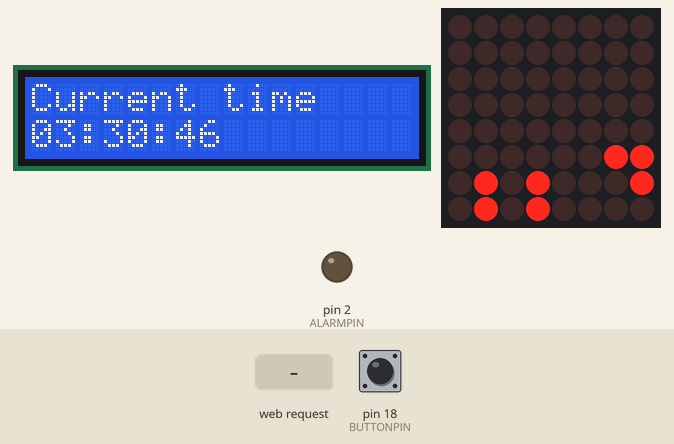
This sketch was run on a simulated Arduino Uno, built with avr-gcc and run on an emulated ATmega328P. On the bench: 16×2 character LCD, 8×8 LED matrix, output pins drawn as LEDs (lit = HIGH). The test bench sets the inputs (shaded band); at power-on: pin 18 (BUTTONPIN) LOW. WiFi joins after 1.5 s; servers stay silent unless stated; what the sketch prints to the serial monitor is not drawn.

Above: at 1.6 s.
1.7 s: pin 18 (BUTTONPIN) pulled HIGH for 1 s
At 2.8 s:
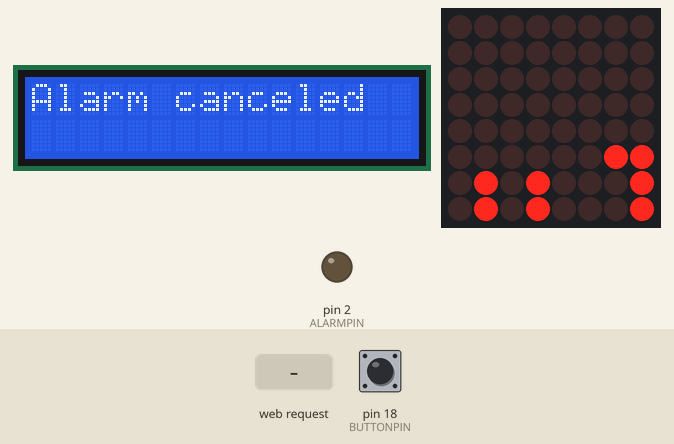
At 3.5 s:
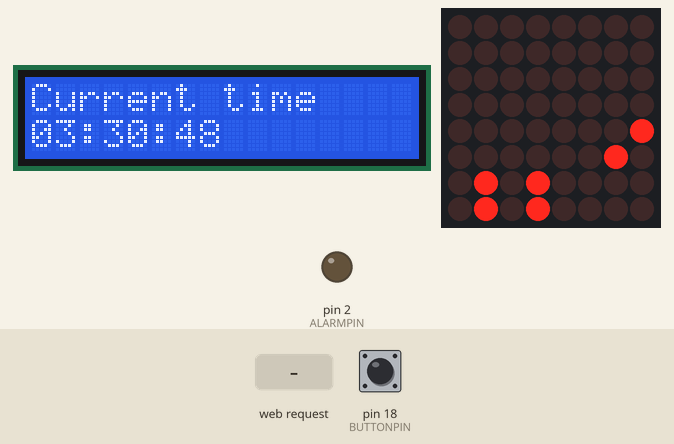
6.8 s: HTTP request GET /led received
At 7.8 s:
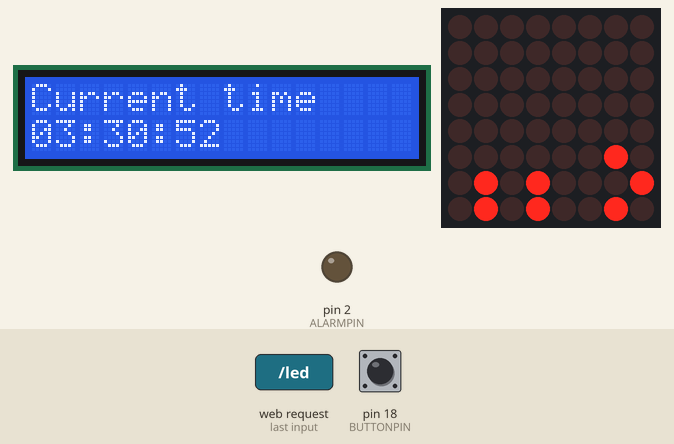
10.9 s: HTTP request GET /ala received
15.0 s: HTTP request GET /swi received
Timing chart, 0 to 18.0 s (numbered marks = the images above; inputs shaded):
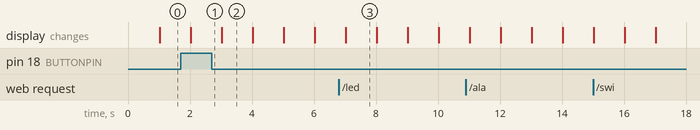

The sketch:

alarmclock.ino
```cpp
#include <LedControl.h>
#include <SPI.h>
#include <Ethernet.h>
#include <LiquidCrystal.h>

LiquidCrystal lcd(5, 6, 17, 16, 15, 14);

//maximum length of http header
#define MaxHeaderLength 16
//String to store header
String HttpHeader = String(MaxHeaderLength);
//String to store http request
String readData = String();
//True if done reading get request el
boolean attribute;

//Device mac address
byte mac[] = {0xD8, 0x50, 0xE6, 0x89, 0x62, 0xB3};
//IP-address
IPAddress ip(192, 168, 1, 50);

EthernetServer server(80);

//GPIO pins used for LED-matrix
int DIN = 9;
int CS =  8;
int CLK = 7;

//Enter starttime here
int seconds = 45;
int minutes = 30;
int hours = 03;

//Alarmtime
int alarmMin = 20;
int alarmHour = 23;
boolean alarmOn = true;

//Time to track time difference
long lastTime = 0;

//Array data for LED-matrix
//                  Hour        Hour     Space Minutes    Minutes   Space Seconds     Seconds
byte myTime[8] =     {0b00000010, 0b00000111, 0x00, 0b00000000, 0b00000000, 0x00, 0b00000000, 0b00000000};

//Control for LED-matrix, parameters for
LedControl lc = LedControl(DIN, CLK, CS, 1);

const int ALARMPIN = 2;
const int SOUNDPIN = 3;
const int BUTTONPIN = 18;

void setup() {
  Serial.begin(9600);
  Ethernet.begin(mac, ip);
  server.begin();
  pinMode(ALARMPIN, OUTPUT);
  pinMode(BUTTONPIN, INPUT);

  lc.shutdown(0, false);      //The MAX72XX is in power-saving mode on startup
  lc.setIntensity(0, 15);     // Set the brightness to maximum value
  lc.clearDisplay(0);         // and clear the display

  //initialize variable
  HttpHeader = "";

  lcd.begin(16, 2);
  lcd.print("Welcome!");

}

void loop() {
  //Check if a second has passed,if true, increase clock
  if (millis() - lastTime >= 1000) {
    lastTime = millis();
    tick();
    checkAlarm();
    printLCDTime();
  }
  //Get Client
  EthernetClient client = server.available();
  //Check is client exist, start communication with client
  if (client) {
    //Set attriubte to false to make server ready to read new request
    attribute = false;
    while (client.connected()) {
      //Check tick inside whileloop to not miss tick
      if (millis() - lastTime >= 1000) {
        lastTime = millis();
        tick();
        checkAlarm();
        printLCDTime();
      }
      if (client.available()) {
        char c = client.read();
        //read MaxHeaderLength number of characters in the HTTP header
        //discard the rest until \n
        if (HttpHeader.length() < MaxHeaderLength)
        {
          //store characters to string
          HttpHeader = HttpHeader + c;
        }
        // "?" indicates start of reqest
        if (c == '?') {
          attribute = true;
        }
        if (attribute) {
          readData += c;

           // " " indicates start of reqest
          if (c == ' ') {
            String head = readData.substring(1, 4);
            Serial.print("head ");
            Serial.println(head);
            //Request to change light on/off
            if (head == "led") {
              String result = readData.substring(5, 6);
              Serial.println("LED ");
              Serial.println(result);
              Serial.println(readData);
              if (result == "1") {
                digitalWrite(ALARMPIN, HIGH);
              } else if (result == "2") {
                digitalWrite(ALARMPIN, LOW);
              }
              attribute = false;
            //Request to set alarmtime
            } else if (head == "ala") {
              Serial.println("Alarm ");
              String inHour = readData.substring(7, 9);
              String inMin = readData.substring(12, 14);
              Serial.println(readData);
              Serial.print(inHour);
              Serial.print(":");
              Serial.println(inMin);

              alarmHour = inHour.toInt();
              alarmMin = inMin.toInt();
              alarmOn = true;
              attribute = false;
            //Request to cancel alarm
            } else if (head == "swi") {
              Serial.println("Abort ");
              cancelAlarm();
              attribute = false;
            }
            //Request to set time
            else if (head == "tim") {
              Serial.println("Setting time ");
              String inHour = readData.substring(5, 7);
              String inMin = readData.substring(10, 12);
              Serial.println(readData);
              Serial.print(inHour);
              Serial.print(":");
              Serial.println(inMin);

              hours = inHour.toInt();
              minutes = inMin.toInt();
              attribute = false;

            }
            readData = "";
          }
        }

        //if HTTP request has ended
        if (c == '\n') {
          // show the string on the monitor
          Serial.println(HttpHeader);
          // start of web page
          client.println("HTTP/1.1 200 OK");
          client.println("Content-Type: text/html");
          client.println("<html><head></head><body>");
          client.println();

          client.print("<h1>Led control</h1>");

          client.print("<form method=get>");
          client.print("<input type='hidden' name=led value='1'><br>");
          client.print("<input type=submit value=On></form>");

          client.print("<form method=get>");
          client.print("<input type='hidden' name=led value='2'><br>");
          client.print("<input type=submit value=Off></form>");

          client.print("<h1>Set Alarm</h1>");
          if (alarmOn) {
            client.print("<h3>Next alarm ");
            client.print(alarmHour);
            client.print(":");
            client.print(alarmMin);
            client.print("</h3>");
          }
          client.print("<form method=get>");
          client.print("<input type='time' name=alarm value='set'><br>");
          client.print("<input type=submit value=set></form>");

          client.print("<h3>Cancel alarm</h3>");
          client.print("<form method=get>");
          client.print("<input type='hidden' name=swi value='can'><br>");
          client.print("<input type=submit value=abort></form>");

          client.print("<h1>Set Time</h1>");
          client.print("<form method=get>");
          client.print("<input type='time' name=tim value='set'><br>");
          client.print("<input type=submit value=set></form>");
          client.print("</body></html>");
          //clearing string for next read
          HttpHeader = "";
          //stopping client
          client.stop();
        }
      }
    }
  }
}

/**
 * Prints a byte to a column on the LED-matrix
 */
void printByte(byte character [])
{
  int i = 0;
  for (i = 0; i < 8; i++)
  {
    lc.setColumn(0, i, character[i]);
  }
}

/**
 * Executes every second to track time
 */
void tick() {
  seconds++;
  if (seconds == 60) {
    seconds = 0;
    minutes++;
    if (minutes == 60) {
      minutes = 0;
      hours++;
      if (hours == 24) {
        hours = 0;
      }
    }
  }
  updateTime();
}

/**
 * Updates byte array containing the time
 */
void updateTime() {
  int h1 = (hours % 100) / 10;
  int h2 = hours % 10;

  int m1 = (minutes % 100) / 10;
  int m2 = minutes % 10;

  int s1 = (seconds % 100) / 10;
  int s2 = (seconds % 10);

  myTime[0] = getByte(h1);
  myTime[1] = getByte(h2);

  myTime[3] = getByte(m1);
  myTime[4] = getByte(m2);


  myTime[6] = getByte(s1);
  myTime[7] = getByte(s2);


}

/**
 * Returns a rightmost four bits of an integer
 */
byte getByte(int num) {

  byte ret;
  for (int i = 0; i < 4; i++) {
    int b = bitRead(num, i);
    bitWrite(ret, i, b);

  }
  return ret;
}

/**
 * Execute alarm
 */
void alarm() {
  digitalWrite(ALARMPIN, HIGH);
  alarmSound();
}
void alarmSound() {
  tone(SOUNDPIN, 350, 100);
  // delay(100);
}

/**
 * Check alarm
 */
void checkAlarm() {
  if (alarmOn) {
    if (minutes == alarmMin && hours == alarmHour) {
      alarm();
    }
  }
}
/**
 * Cancels
 */
void cancelAlarm() {
  alarmOn = false;
  noTone(SOUNDPIN);
  digitalWrite(ALARMPIN, LOW);
}
/**
 * print current time on lcdscreen
 */
void printLCDTime() {
  lcd.clear();
  lcd.setCursor(0, 0);
  lcd.print("Current time");
  lcd.setCursor(0, 1);
  if (hours < 10) {
    lcd.print("0");
  }
  lcd.print(hours);

  lcd.print(":");
  if (minutes < 10) {
    lcd.print("0");
  }
  lcd.print(minutes);

  lcd.print(":");
  if (seconds < 10) {
    lcd.print("0");
  }
  lcd.print(seconds);

  if (digitalRead(BUTTONPIN) == HIGH) {
    if (alarmOn) {
      lcd.clear();
      lcd.setCursor(0, 0);
      lcd.print("Alarm canceled");
      cancelAlarm();
    }
  }
   printByte(myTime);
}
```

Measured:
- after the input at 1.7 s, the display: changes after 0.32 s (image 1)
- what the display in image 2 shows lasts 1.0 s, from 3.0 s to 4.0 s
